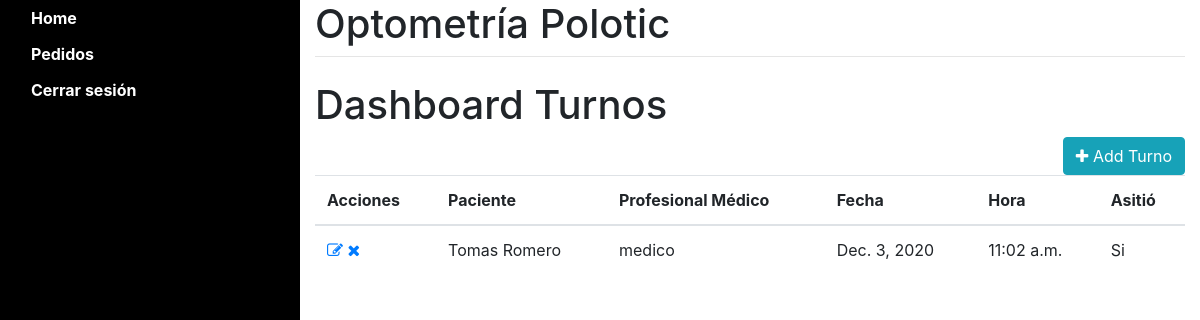
Page /turnos/ (signed in) on the committed database.
### paciente/models.py (models this page shows, shortened)
class Turnos(models.Model):
    ASISTENCIA_CHOICES = (
        (1,"SI"),
        (2,"NO")
    )
    id_paciente=models.ForeignKey(Paciente,on_delete=models.CASCADE,related_name="paciente")
    id_usuario=models.ForeignKey(User,on_delete=models.CASCADE)
    fecha=models.DateField()
    hora=models.TimeField()
    asistencia=models.PositiveSmallIntegerField(choices=ASISTENCIA_CHOICES)

class Paciente(models.Model):
    GENERO_TYPE_CHOICES = (
        ('F',"FEMENINO"),
        ('M',"MASCULINO")
    )
    nombre =models.CharField(max_length=200)
    apellido=models.CharField(max_length=200)
    edad=models.IntegerField(blank=False)
    fechaNacimiento=models.DateField()
    genero=models.CharField(max_length=2,choices=GENERO_TYPE_CHOICES)
    email=models.EmailField()
    phone=models.CharField(max_length=13)
    direccion=models.CharField(max_length=300)
    documentoIdentidad=models.CharField("documento de identidad",max_length=10,unique=True)
    estatura=models.DecimalField(max_digits=6,decimal_places=2)
    peso=models.DecimalField(max_digits=6,decimal_places=2)

### users/models.py (models this page shows, shortened)
class User(AbstractUser):
      USER_TYPE_CHOICES = (
      (1, 'Secretaría'),
      (2, 'Profesional Médico'),
      (3, 'Ventas'),
      (4, 'Taller'),
      (5, 'Gerencia'),
  )
      rol = models.PositiveSmallIntegerField(choices=USER_TYPE_CHOICES)
      especialidad = models.TextField(max_length=200,default="")
      REQUIRED_FIELDS = ['rol','especialidad','first_name','last_name','email']

### paciente/views.py (the view)
# urls.py: path('turnos/', paciente.turnos,name="turnos"),
def turnos(request):
    turnos = Turnos.objects.all()
    return render(request, "turnos/dashboard.html",{"turnos":turnos})

### paciente/templates/turnos/dashboard.html (shortened to what this page needs)
{% extends "layout.html" %}
{% block body %}
<h1>Dashboard Turnos</h1>
<a href="{% url 'turnos_create' %}" class="btn btn-info" style="float:right"><i class="fa fa-plus"></i> Add Turno</a>
<table id="paciente" class="table table-condensed">
        <thead>
            <tr>
                <th>Acciones</th>
                <th>Paciente</th>
                <th>Profesional Médico</th>
                <th>Fecha</th>
                <th>Hora</th>
                <th>Asitió</th>
            </tr>
        </thead>
        <tbody>
            {% for turno in turnos %}
               <tr>
                   <td>
                       <a href="{% url 'turnos_edit' turno.id %}"><i class="fa fa-edit"></i></a>
                       <a href="{% url 'turnos_delete' turno.id %}" onclick="return deleteTurno()"><i class="fa fa-remove"></i></a>
                   </td>
                   <td>{{turno.id_paciente.nombre}} {{turno.id_paciente.apellido }}</td>
                   <td>{{turno.id_usuario.username}}</td>
                   <td>{{turno.fecha}}</td>
                   <td>{{turno.hora}}</td>
                   <td>{% if turno.asistencia == 1 %}
                          Si
                        {% else %}
                          No
                        {% endif %}
                   </td>
               </tr>
            {% endfor %}
        </tbody>
</table>
{% endblock %}

### templates/layout.html (style rules this page uses)
body { margin: 0px; padding: 0px; }

### rows in the picture
Turnos: id_paciente.nombre "Tomas", id_paciente.apellido "Romero", id_usuario.username "medico", fecha "Dec. 3, 2020", hora "11:02 a.m.", asistencia "Si"
